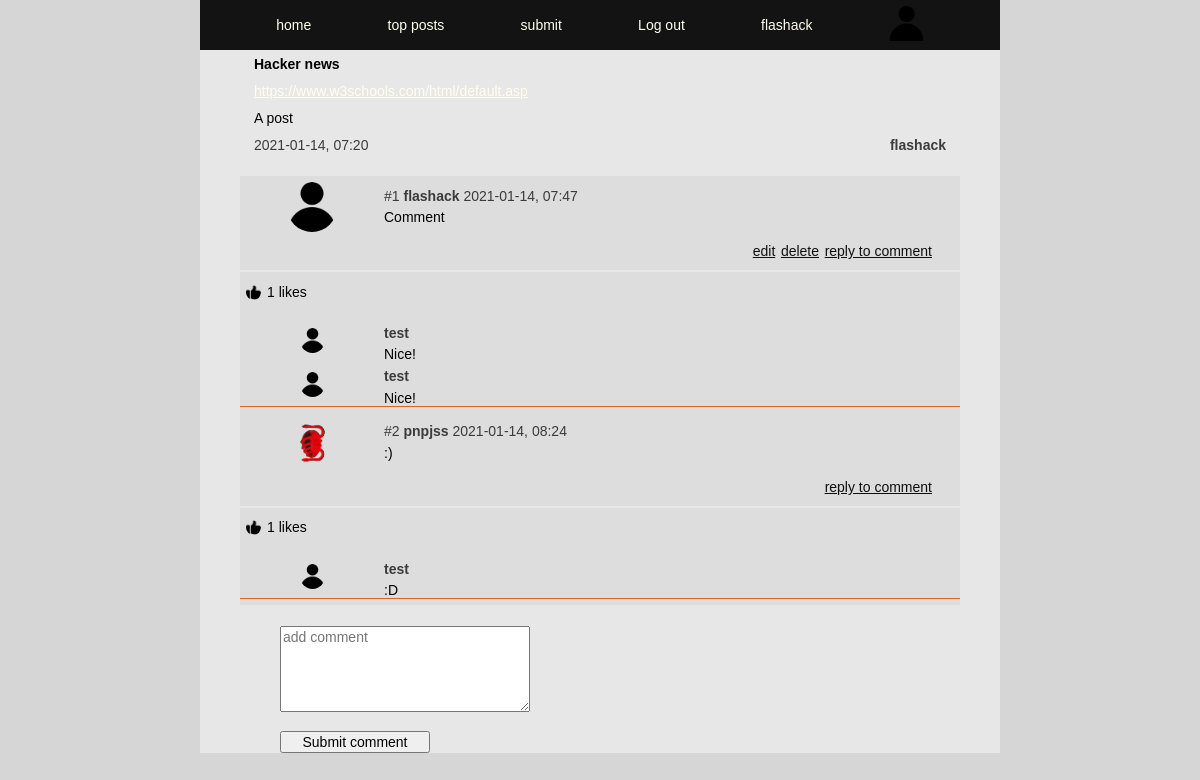
/comments.php?id=52&title=Hacker news (signed in), run on the app's committed database.
### tables this page shows
CREATE TABLE posts (
id INTEGER PRIMARY KEY AUTOINCREMENT,
title TEXT,
user_id INTEGER,
url TEXT,
description TEXT,
post_date DATETIME);

CREATE TABLE users (
id INTEGER PRIMARY KEY AUTOINCREMENT,
username TEXT NOT NULL UNIQUE,
email TEXT NOT NULL UNIQUE,
firstname TEXT NOT NULL,
lastname TEXT NOT NULL,
passwd TEXT NOT NULL, 
biography TEXT, 
avatar TEXT);

CREATE TABLE comments (
id INTEGER PRIMARY KEY AUTOINCREMENT,
post_id INTEGER,
user_id INTEGER,
content TEXT,
date DATETIME);

CREATE TABLE comment_replies(
user_id INTEGER,
comment_id INTEGER,
content TEXT
);

### app/functions.php (called while the page is built, shortened)
<?php
function getPost($pdo, $postId)
{
    $statement = $pdo->query('SELECT posts.*, users.username FROM posts INNER JOIN users ON posts.user_id = users.id WHERE posts.id = :id');
    $statement->BindParam(':id', $postId, PDO::PARAM_INT);
    $statement->execute();
    $post = $statement->fetch(PDO::FETCH_ASSOC);
    return $post;
}
function fetchComments($pdo, $postId)
{
    $statement = $pdo->prepare("SELECT * FROM comments WHERE post_id = :postId ORDER BY Comments.post_id DESC");
    $statement->BindParam(':postId', $postId, PDO::PARAM_INT);
    $statement->execute();
    $userComments = $statement->fetchAll(PDO::FETCH_ASSOC);
    return $userComments;
}
function fetchCommentReplies($pdo ,$commentId)
{
    $statement = $pdo->prepare("SELECT * FROM comment_replies WHERE comment_id = :comment_id");
    $statement->BindParam(':comment_id', $commentId, PDO::PARAM_INT);
    $statement->execute();
    $commentReplies = $statement->fetchAll(PDO::FETCH_ASSOC);
    return $commentReplies;
}
function getPostAuthor($pdo, $commentUserId)
{
    $statement = $pdo->prepare("SELECT username, avatar from users where id = :commentUserId");
    $statement->BindParam(':commentUserId', $commentUserId, PDO::PARAM_INT);
    $statement->execute();
    $commentAuthor = $statement->fetch(PDO::FETCH_ASSOC);
    return $commentAuthor;
}
function getCommentLikes($pdo, $commentId)
{
    $query = "SELECT COUNT(*) FROM comment_upvotes WHERE comment_id = :comment_id";
    $statement = $pdo->prepare($query);
    $statement->bindParam(':comment_id', $commentId, PDO::PARAM_STR);
    $statement->execute();
    $likeCount = $statement->fetch(PDO::FETCH_ASSOC);
    return $likeCount;
}
function commentLikeCheck($pdo, $likeCommentId, $userId)
{
    $query = "SELECT COUNT(*) FROM comment_upvotes WHERE comment_id = :comment_id AND user_id = :user_id";
    $statement = $pdo->prepare($query);
    $statement->bindParam(':comment_id', $likeCommentId, PDO::PARAM_STR);
    $statement->bindParam(':user_id', $userId, PDO::PARAM_STR);
    $statement->execute();
    $likeCheck = $statement->fetch(PDO::FETCH_ASSOC);
}
function getRandomKey($keyLength = 10)
{
    $characters = '0123456789abcdefghijklmnopqrstuvwxyzABCDEFGHIJKLMNOPQRSTUVWXYZ';
    $charactersLength = strlen($characters);
    $randomKey = '';
    for ($i = 0; $i < $keyLength; $i++) {
        $randomKey .= $characters[rand(0, $charactersLength - 1)];
    }
    return $randomKey;
}

### comments.php (the view, shortened to what this page needs)
<?php
require __DIR__ . ('/app/autoload.php');
require __DIR__ . ('/app/views/header.php');
require __DIR__ . ('/app/views/nav.php');
if (isset($_SESSION['user'])) {
    $userId = $_SESSION['user']['id'];
} else {
    redirect('/login.php?login=comment');
}
$postId = $_GET['id'];
$count = 0;
if (isset($_GET['id'])) {
    $post = getPost($pdo, $postId);
    $userComments = fetchComments($pdo, $postId);
}
$keyLength = 15;
$randomKey = getRandomKey($keyLength);
?>
<main>
    <section>
        <div class="comments-postitem">
            <div class="title">
                <h1><?php echo $post['title']; ?></h1>
            </div>
            <div class="url"><a href="<?php echo $post['url']; ?>"><?php echo $post['url']; ?></a></div>
            <div class="description">
                <p><?php echo $post['description']; ?></p>
            </div>
            <div class="postinfo">
                <p><?= $post['post_date']; ?></p>
                <b><?= $post['username']; ?></b>
            </div>
        </div>
        <div class="comments-items">
            <?php foreach ($userComments as $comment) : ?>
                <?php
                $count++;
                $commentUserId = $comment['user_id'];
                $commentId = $comment['id'];
                $commentAuthor = getPostAuthor($pdo, $commentUserId);
                ?>
                <div class="avatar">
                    <img src="<?php echo "/app/images/" . $commentAuthor['avatar']; ?>" height="50px" width="50px" alt="">
                </div>
                <div class="comment-info">
                    <?php echo '#' . $count; ?>
                    <b><?php echo $commentAuthor['username']; ?></b>
                    <?php echo $comment['date']; ?>
                    <div class="comment-content">
                        <?php echo $comment['content']; ?>
                    </div>
                </div>
                <div class="comment-edit">
                    <?php if ($commentUserId === $_SESSION['user']['id']) : ?>
                        <a href="<?= '/comment-update.php?commentid=' . $comment['id'] . '&&postid=' . $postId . '&&updatekey=' . $randomKey; ?>">edit</a>
                        <a href="<?= '/app/posts/comment-delete.php?commentid=' . $comment['id'] . '&&postid=' . $post['id'] . '&&updatekey=' . $randomKey; ?>">delete</a>
                    <?php endif; ?>
                    <a href=" <?='/comment-reply-form.php?id=' . $commentId ?>">reply to comment</a>
                </div>
                <span class="comment-span"></span>
                <?php $likeCount = getCommentLikes($pdo, $commentId); ?>
                <?php $likeCheck = commentLikeCheck($pdo, $commentId, $userId); ?>
                <div class="comment-poster-likes">
                    <?php if (isset($_SESSION['user'])) : ?>
                        <?php if (isset($likeCheck)) : ?>
                            <form action="/app/posts/comment-dislike.php" method="post">
                                <label for="dislike"></label>
                                <input type="hidden" name="dislike" id="comment_id" value="<?= $comment['id']; ?>">
                                <input type="hidden" name="post_id" id="post_id" value="<?= $postId; ?>">
                                <button type="submit"><img src="/app/images/dislike.png" height="15px" width="15px" alt=""></button>
                            </form>
                        <?php elseif (!$likeCheck) : ?>
                            <form action="/app/posts/comment-like.php" method="post">
                                <button type="submit"><img src="/app/images/likes.png" height=15px width="15px" alt=""></button>
                            </form>
                        <?php endif; ?>
                    <?php endif; ?>
                    <?= $likeCount['COUNT(*)'] . ' likes ' ?>
                </div>
                        <div class = "comment-replies-container">
                        <?php
                        $replyComments = fetchCommentReplies($pdo ,$commentId);
                        foreach ($replyComments as $replyComment) {
                            ?>
                            <div class = "comment-reply">
                            <?php
                            $commentUserId = $replyComment['user_id'];
                            $commentAuthor = getPostAuthor($pdo, $commentUserId);
                            ?>
                            <div class="avatar">
                                <img src="<?php echo "/app/images/" . $commentAuthor['avatar']; ?>" height="25px" width="25px" alt="">
                            </div>
                            <div class="comment-info">
                                <b><?php echo $commentAuthor['username']; ?></b>
                                <div class="comment-content">
                                    <?php echo $replyComment['content']; ?>
                                </div>
                            </div>
                        </div>
                            <?php
                        }
                        ?>
                        </div>
            <?php endforeach; ?>
        </div>
        <div class="add-comment">
            <form action="comments.php?id=<?= $postId; ?>" method="post">
                <textarea name="comment" id="comment" cols="50" rows="5" placeholder="add comment" maxheight="200" maxlength="200"></textarea>
                <span class="comment-span"></span>
                <button type="text"> Submit comment </button>
            </form>
        </div>
    </section>
</main>
<?php require __DIR__ . ('/app/views/nav.php'); ?>

### app/assets/style.css (style rules this page uses)
* { box-sizing: border-box; margin: 0; font-family: Verdana, Geneva, Tahoma, sans-serif, Arial, Teko-regular; font-size: 14px; }
body { width: 100%; display: flex; justify-content: center; min-height: 100vh; width: 100%; position: absolute; margin-left: auto; margin-right: auto; background-color: rgb(214, 214, 214); }
a { color :ivory; }
main { display: flex; justify-content: center; height: 100%; width: 100%; background-color: #4e463a; max-width: 800px; }
section { display: flex; justify-content: center; width: 100% ; max-width: 800px; min-height:100% ; margin-top: 50px; background-color: rgb(231, 231, 231); flex-wrap: wrap; }

### app/assets/comments.css (style rules this page uses)
.comments-postitem { display: flex; flex-wrap: wrap; width: 90%; height:fit-content; word-wrap: break-word; border-top: 0; }
.comments-postitem > .title, .description, .url, .postinfo { padding: 0.4rem 0rem 0.4rem; }
.comments-postitem .title { width: 100%; height: auto; padding-left: 1rem; }
.comments-postitem .description { width: 100%; height: auto; padding-left: 1rem; }
.comment-poster-likes { display: flex; justify-content: flex-start; width: 100%; background-color: rgb(221, 221, 221); border: none; }
.comment-poster-likes button { border: none; background-color: rgb(221, 221, 221); padding-bottom: 0.4rem; }
.comment-replies-container { width: 100%; border-bottom: 1px solid chocolate; margin-left: 20vw; }
.comment-reply { display: flex; }
.comments-postitem .url { width: 100%; height: auto; padding-left: 1rem; overflow: hidden; text-overflow: ellipsis; white-space: nowrap; }
.comments-postitem .postinfo { display: flex; justify-content: space-between; width: 100%; height: 1.2rem; padding-left: 1rem; padding-right: 1rem; margin-bottom: 2rem; font-size: 14px; color: rgb(59, 59, 59); }
.comments-items { display: flex; flex-wrap: wrap; width: 90% ; height: auto; background-color: rgb(221, 221, 221); align-items: flex-start; margin-bottom: 1.5rem; }
.comments-items > * { margin: 0.4rem 0 0.4rem ; }
.comments-items .avatar { display: flex; justify-content: center; align-items: center; width: 20%; height: auto; }
.comments-items img { border-radius: 50%; }
.comments-items .comment-info { width: 80%; padding-top: 0.4rem; font-size: 14px; color: rgb(59, 59, 59); }
.comments-items .comment-content { display: flex; min-height: 1rem; padding-right: 0.4rem; padding-top: 0.4rem; width: 100%; font-size: 14px; color: rgb(0, 0, 0); }
.comments-items .comment-edit { display: flex; justify-content: flex-end; width: 100%; padding-right: 2rem; font-size: 14px; }
.comment-edit a { color: rgb(15, 15, 15); padding-left: 0.4rem; }
.comment-span { display: flex; justify-content: center; align-items: center; width: 100%; height: 2px; background-color: rgb(231, 231, 231); }
.add-comment { display: flex; width: 90%; max-width: 800px; margin-left: 10%; justify-content: flex-start; }
.add-comment textarea { width: 250px; }
.add-comment button { width: 150px; margin-top: 1rem; }

### data on the page
posts: title "Hacker news", url "https://www.w3schools.com/html/default.asp", description "A post", post_date "2021-01-14, 07:20", user.username "flashack"
comments: user.avatar (placeholder picture), user.username "flashack", date "2021-01-14, 07:47", content "Comment", COUNT "1"
comment_replies: user.avatar (placeholder picture), user.username "test"
comment_replies: content "Nice!", user.avatar (placeholder picture), user.username "test"
comments: user.avatar (picture), user.username "pnpjss", date "2021-01-14, 08:24", content ":)", COUNT "1"
comment_replies: user.avatar (placeholder picture), user.username "test", content ":D"

### other printed values
$_SESSION['user']['username'] "flashack"
